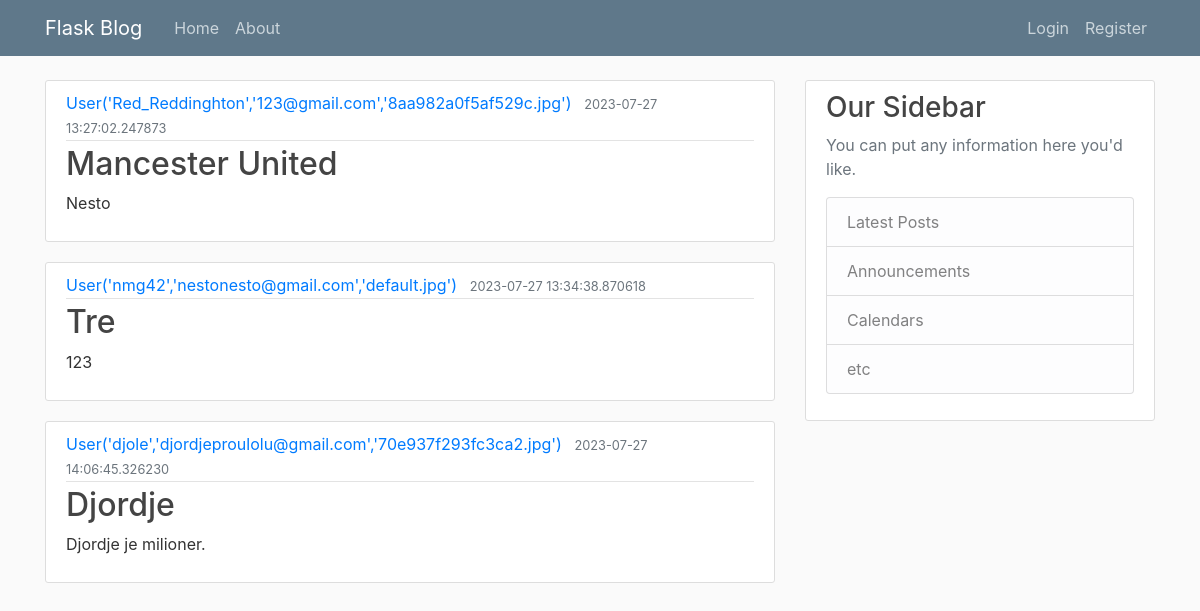
Page /home on the earlier database version.
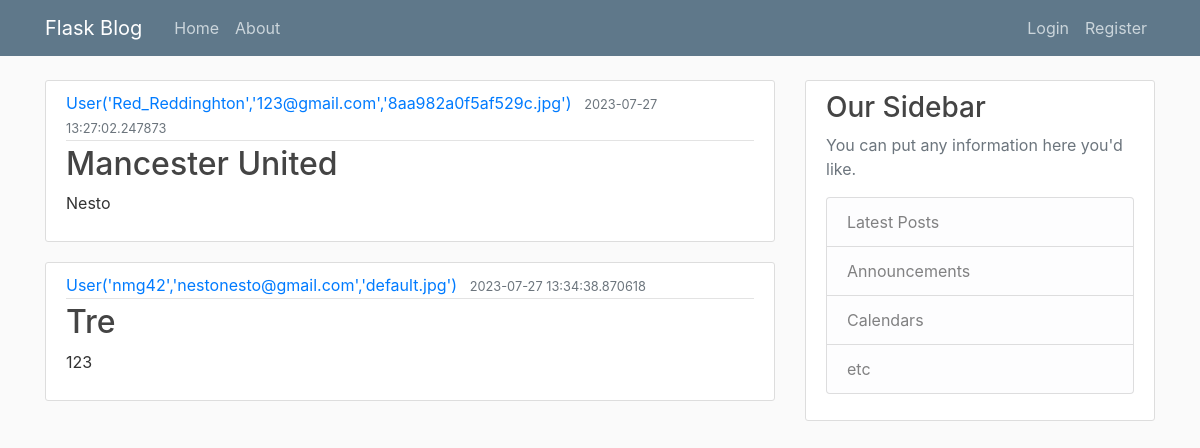
Same page on the later database version.
### flask_blog/models.py (models this page shows, shortened)
class Post(db.Model):
    id=db.Column(db.Integer,primary_key=True)
    title=db.Column(db.String(100),nullable=False)
    date_posted=db.Column(db.DateTime,nullable=False,default=datetime.utcnow())
    content=db.Column(db.Text,nullable=False)
    user_id=db.Column(db.Integer,db.ForeignKey("user.id"),nullable=False)

class User(db.Model,UserMixin):
    id=db.Column(db.Integer,primary_key=True)
    username=db.Column(db.String(20),unique=True,nullable=False)
    email=db.Column(db.String(120),unique=True,nullable=False)
    image_file=db.Column(db.String(20),nullable=False,default='default.jpg')
    password=db.Column(db.String(60),nullable=False)
    posts=db.relationship("Post",backref="author",lazy=True)
    def __repr__(self):
        return f"User('{self.username}','{self.email}','{self.image_file}')"

### flask_blog/routes.py (the view)
@app.route("/")
@app.route("/home")
def home():
    posts=Post.query.all()
    return render_template('home.html', posts=posts)

### flask_blog/templates/home.html
{% extends "layout.html" %}
{% block content %}
{% for post in posts %}
<article class="media content-section">
    <div class="media-body">
        <div class="article-metadata">
            <a class="mr-2" href="#">{{ post.author }}</a>
            <small class="text-muted">{{ post.date_posted }}</small>
        </div>
        <h2><a class="article-title" href="#">{{ post.title }}</a></h2>
        <p class="article-content">{{ post.content }}</p>
    </div>
</article>
{% endfor %}
{% endblock content %}

### flask_blog/templates/layout.html (shortened to what this page needs)
<!DOCTYPE html>
<html>
<head>
    <link rel="stylesheet" href="https://maxcdn.bootstrapcdn.com/bootstrap/4.0.0/css/bootstrap.min.css"
>
    <link rel="stylesheet" type="text/css" href="{{ url_for('static', filename='main.css') }}">
</head>
<body>
    <header class="site-header">
        <nav class="navbar navbar-expand-md navbar-dark bg-steel fixed-top">
            <div class="container">
                <a class="navbar-brand mr-4" href="/">Flask Blog</a>
                <div class="collapse navbar-collapse" id="navbarToggle">
                    <div class="navbar-nav mr-auto">
                        <a class="nav-item nav-link" href="{{ url_for('home') }}">Home</a>
                        <a class="nav-item nav-link" href="{{ url_for('about') }}">About</a>
                    </div>
                    <div class="navbar-nav">
                        {% if current_user.is_authenticated%}
                        <a class="nav-item nav-link" href="{{ url_for('new_post') }}">New Post</a>
                        <a class="nav-item nav-link" href="{{ url_for('account') }}">Account</a>
                        <a class="nav-item nav-link" href="{{ url_for('logout') }}">Logout</a>
                        {% else %}
                        <a class="nav-item nav-link" href="{{ url_for('login') }}">Login</a>
                        <a class="nav-item nav-link" href="{{ url_for('register') }}">Register</a>
                        {% endif %}
                    </div>
                </div>
            </div>
        </nav>
    </header>
    <main role="main" class="container">
        <div class="row">
            <div class="col-md-8">
                {% block content %}{% endblock %}
            </div>
            <div class="col-md-4">
                <div class="content-section">
                    <h3>Our Sidebar</h3>
                    <p class='text-muted'>You can put any information here you'd like.
                    <ul class="list-group">
                        <li class="list-group-item list-group-item-light">Latest Posts</li>
                        <li class="list-group-item list-group-item-light">Announcements</li>
                        <li class="list-group-item list-group-item-light">Calendars</li>
                        <li class="list-group-item list-group-item-light">etc</li>
                    </ul>
                    </p>
                </div>
            </div>
        </div>
    </main>
</body>
</html>

### flask_blog/static/main.css (style rules this page uses)
body { background: #fafafa; color: #333333; margin-top: 5rem; }
h1, h2, h3, h4, h5, h6 { color: #444444; }
.bg-steel { background-color: #5f788a; }
.site-header .navbar-nav .nav-link { color: #cbd5db; }
.content-section { background: #ffffff; padding: 10px 20px; border: 1px solid #dddddd; border-radius: 3px; margin-bottom: 20px; }
.article-title { color: #444444; }
.article-content { white-space: pre-line; }
.article-metadata { padding-bottom: 1px; margin-bottom: 4px; border-bottom: 1px solid #e3e3e3 }

Differences in the rows shown:
removed Post: author "User('djole','djordjeproulolu@gmail.com','70e937f293fc3ca2.jpg')", date_posted "2023-07-27 14:06:45.326230", title "Djordje", content "Djordje je milioner."
